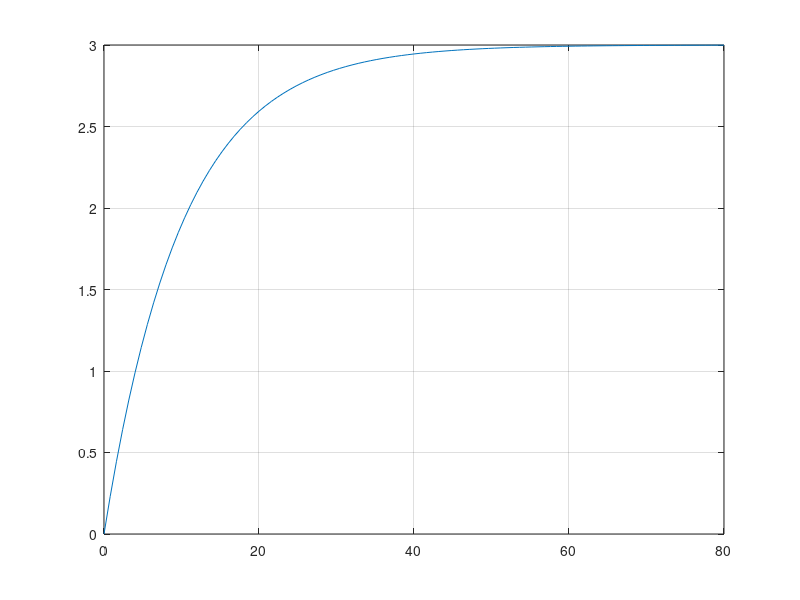
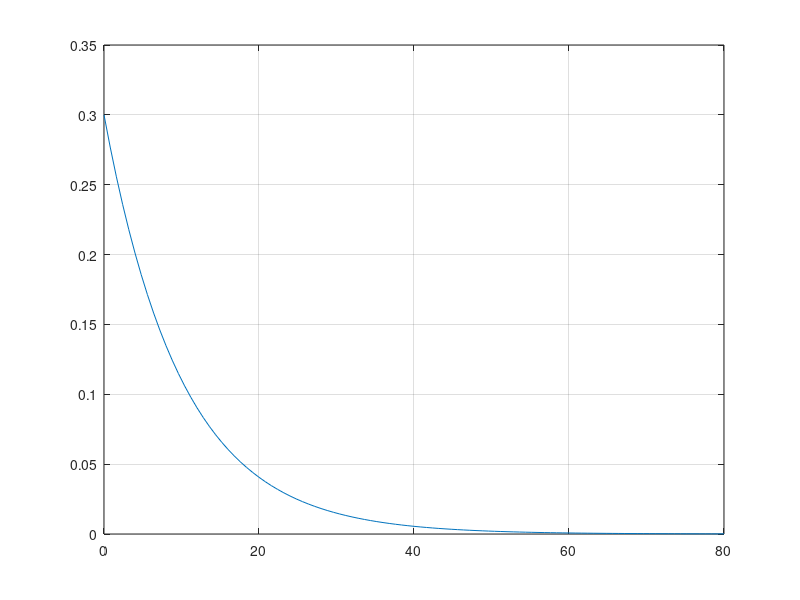
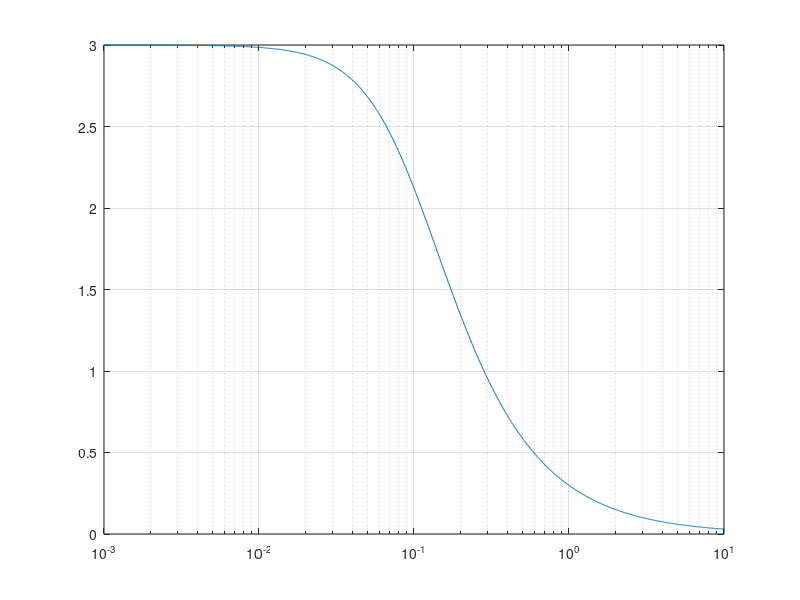
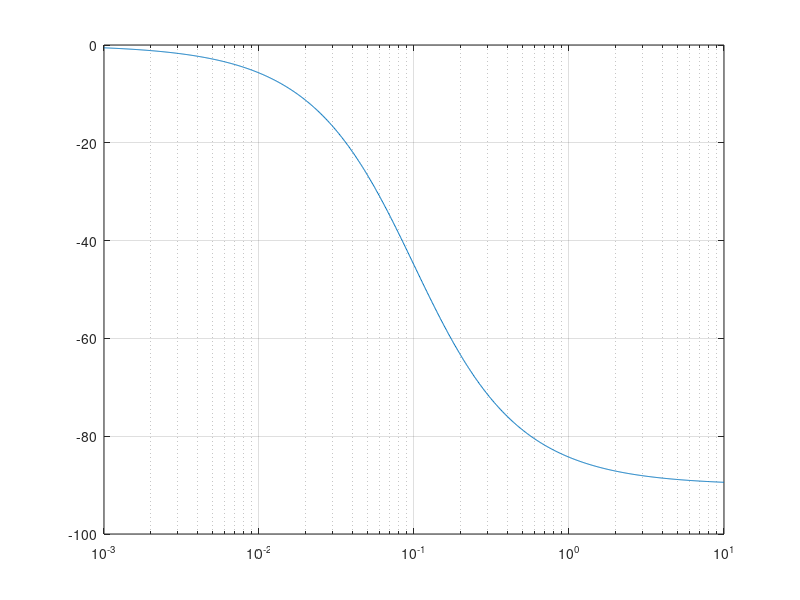

Recreate these plots in MATLAB, in order.
numerador = [3];
denominador = [10 1];

Gs = tf(numerador, denominador);

[Step_y, Step_t] = step(Gs, 80);
[Impulse_y, Impulse_t] = impulse(Gs, 80);
[MagB, PhaB, FreqB] = bode(Gs);
[GM, GP, Wg, Wp] = margin(Gs);
[Re,Img,FreqN] = nyquist(Gs);
[r, k] = rlocus(Gs);
[MagN, PhaN, WN] = nichols(Gs);


GM = mag2db(GM);
Mag = mag2db(MagB);
MagN = mag2db(MagN);

figure(1)
plot(Step_t, Step_y)
grid()

figure(2)
plot(Impulse_t, Impulse_y)
grid()

figure(3)
semilogx(FreqB, squeeze(MagB))
grid()

figure(4)
semilogx(FreqB, squeeze(PhaB))
grid()

figure(5)
plot(squeeze(Re), squeeze(Img),squeeze(Re), squeeze(-Img))
grid()

figure(6)
index = size(r);
for i=1:index(1)
    plot(real(r(i,:)), imag(r(i,:)))
    hold on
end
grid()
hold off

figure(7)
plot(squeeze(PhaN), squeeze(MagN))
grid()

set = 'S2';
save(strcat(set,'Step'),'Step_t','Step_y')
save(strcat(set,'Imp'),'Impulse_y','Impulse_t')
save(strcat(set,'Bode'),'MagB','PhaB','FreqB')
save(strcat(set,'Margin'),'GM','GP','Wg','Wp')
save(strcat(set,'Nyquist'),'Re','Img','FreqN')
save(strcat(set,'Rlocus'),'r','k')
save(strcat(set,'Nichols'),'MagN','PhaN','WN')